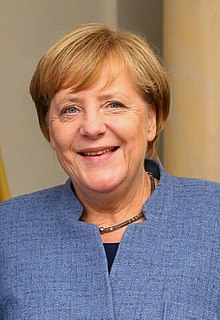
%> input picture octave/imgs/angela_merkel.jpg, 220 x 320 px
$ octave main_img.m   (GNU Octave 9; MATLAB toolbox functions it lacks are replaced by stand-ins)
%> lines starting %> are read from the running program, lines starting %| are printed output that depends on the picture
%> the answer given: imgs/angela_merkel.jpg
### octave/signal_from_image.m
function [signal, gray] = signal_from_image(path)
%> called with path = 'imgs/angela_merkel.jpg'
  printf("Lade Bild..\n");
  rgb_data = imread(path);
%> rgb_data is the input picture: size 320x220x3 uint8; mean R, G, B 146.4, 128, 122.3
  if size(rgb_data) != 3
    error("'%s' enthaelt keine RGB Daten.", path);
  end

  gray_data = rgb2gray(rgb_data);
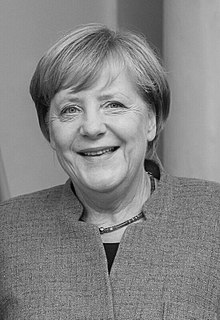
%> gray_data: size 320x220 uint8; min 0, max 253, mean 132.8
  signal = reshape(gray_data, 1, numel(gray_data));
  gray = gray_data;
end

### octave/nlms_mean.m
function [y, e, a] = nlms_mean(x, u, M)
  N = numel(x); %N = Anzahl Werte des Signals
  a = zeros(M,N); %Koeffizientenmatrix a..
  y = zeros(1,N); % ..und Ausgabevektor y mit Nullen initialisieren
  y(1) = x(1); %Erster Wert von x wird uebernommen
  for n = 2:N %Fuer jeden Wert des Signals x...
    if M < n-1
      m = M;
    else       %Solange Anzahl(Werte betrachtet) < M..
      m = n-1; % ..muss M angepasst werden sonst: IndexOutOfBounds
    end

    xd(n) = 0; %Lokaler Mittelwert �x[n]= ..
    for j = 1:m % ..Summe von j=1 bis M von..
      xd(n) += x(n-j); % ..x[n-j]^2..
    end
    xd(n) /= m; % ..mal 1/M

    for j = 1:m %Summe von j=1 bis M..
      % ..zu y[n] den Koeffizienten a_j[n] * x[n-j] addieren..
      y(n) += a(j,n)*(x(n-j)-xd(n)); % ..abzueglich dem lokalen Mittelwert
    end
    y(n) += xd(n); %y[n] = �x[n] + Summe(...)

    e(n) = x(n) - y(n); %Fehler als Differenz aus x[n] und y[n]

    absxn = 0; %||x[n]||^2 = ..
    for j = 1:m % ..Summe von j=1 bis M..
      absxn += (x(n-j)- xd(n)).^2; % ..von (x[n-j] - �x[n])^2
    end
    %Naechste Filterkoeffizienten nachgefuehrt berechnen
    % a_j[n+1] = a_j[n] + u * e[n] * ((x[n-j] - �x[n]) / ||x[n]||^2)
    for j = 1:m
      if absxn == 0 %Division durch 0 vermeiden
        a(j,n+1) = 1;
      else
        a(j,n+1) = a(j,n) + u * e(n) * ((x(n-j) - xd(n)) / absxn);
      end
    end
  end
end

### octave/lms.m
function [y, e, a] = lms(x, u, M)
  N = numel(x); %N = Anzahl Werte des Signals
  a = zeros(M,N); %Koeffizientenmatrix a..
  y = zeros(1,N); % ..und Ausgabevektor y mit Nullen initialisieren
  y(1) = x(1); %Erster Wert von x wird uebernommen
  for n = 2:N %Fuer jeden Wert des Signals x...
    if M < n-1
      m = M;
    else       %Solange Anzahl(Werte betrachtet) < M..
      m = n-1; % ..muss M angepasst werden sonst: IndexOutOfBounds
    end

    for j = 1:m %Summe von j=1 bis M
      y(n) = y(n) + a(j,n)*x(n-j); %zu y[n] den Koeffizienten a_j[n] * x[n-j] addieren
    end

    e(n) = x(n) - y(n); %Berechnung des Fehlers als Differenz aus x[n] und y[n]

    % ||x[n]||^2 = ..
    absxn = 0;
    for j = 1:m % ..Summe von j=1 bis M..
      absxn = absxn + x(n-j).^2; % ..von x[n-j]^2
    end
    %Naechste Filterkoeffizienten nachgefuehrt berechnen
    % a_j[n+1] = a_j[n] + u * e[n] * (x[n-j] / ||x[n]||^2)
    for j = 1:m
      if absxn == 0 %Division durch 0 vermeiden
        a(j,n+1) = 1;
      else
        a(j,n+1) = a(j,n) + u * e(n) * (x(n-j)/absxn);
      end
    end
  end
end

### octave/nlms_predecessor.m
function [y, e, a] = nlms_predecessor(x, u, M)
  N = numel(x);
  a = zeros(M,N);
  y = zeros(1,N);
  for n = 2:N
    if M < n - 2
      m = M;
    else		 #Solange Anzahl(Werte betrachtet) < M ..
      m = n - 2; #.. muss M angepasst werden sonst: IndexOutOfBounds
    end
    y(n) = x(n - 1); # Setze y[n] auf Vorgänger des aktuell betrachteten Signals
    for j = 1:m #Summe von j=1 bis M..
	  # .. zu y[n] den Signalwert x[n-1] abzueglich des relativen Vorängers x[n-j-1]
	  # addieren und mit dem Koeffizienten a[j,n] gewichten
      y(n) += a(j,n) * (x(n - 1) - x(n - j - 1));
    end
    e(n) = x(n) - y(n); #Fehler als Different aus x[n] und y[n]
    absxn = 0; #||x[n]||^2 = ..
    for j = 1:m #.. Summe von j=1 bis M ..
      absxn += (x(n - 1) - x(n - j - 1)).^2;
    end
	#Filterkoeffizienten nachfuehren
	for j = 1:m
		if absxn == 0
			a(j,n+1) = 1;
		else
			a(j,n+1) = a(j,n) + u * e(n) * ((x(n - 1) - x (n - j - 1)) / absxn);
		end
	end
  end
end

### octave/nlms_diff_pre.m
function [y, e, a] = nlms_diff_pre(x, u, M)
  N = numel(x);
  a = zeros(M,N);
  y = zeros(1,N);
  for n = 2:N
    if M < n-2
      m = M;
    else		#Solange Anzahl(Werte betrachtet) < M ..
      m = n-2;	#.. muss M angepasst werden sonst: IndexOutOfBounds
    end
    y(n) = x(n-1); #Setze y[n] auf Vorgänger des aktuell betrachteten Signals
    for j = 1:m #Summe von j=1 bis M..
	  # .. zu y[n] den Signalwert x[n-1] abzueglich des relativen Vorängers x[n-j-1]
	  # addieren und mit dem Koeffizienten a(j,n) gewichten
      y(n) += a(n)*(x(n - 1) - x(n - j - 1));
    end
    e(n) = x(n) - y(n); #Fehler als Different aus x[n] und y[n]
    absxn = 0; #||x[n]||^2 = ..
    for j = 1:m # .. Summe von j=1 bis M ..
	  #Differenzieller Bezug auf Vorgänger durch x[n-j] statt x[n-1]
      absxn += (x(n - j) - x(n - j - 1)).^2;
    end
	#Filterkoeffizienten nachfuehren
	for j = 1:m
		if absxn == 0
			a(j,n + 1) = 1;
		else
			#Differenzieller Bezug auf Vorgänger durch x[n-j] statt x[n-1]
			a(n+1) = a(n) + u * e(n) * ((x(n - j) - x(n - j - 1)) / absxn);
		end
    end
  end
end

### octave/main_img.m
pkg load image;

#Signal aus Bild
[file,img_path] = uigetfile({'*.png'; '*.jpg' }, "Bitte Bilddatei auswaehlen.");
if img_path
  figure('Name', 'Graustufenbild & (N)LMS Filter-Ausgabe')

  [signal, gray] = signal_from_image(strcat(img_path, file));
  subplot(231), subimage(gray), xlabel("Graustufenbild");
  rows = size(gray, 1)
%> rows = 320
  columns = size(gray, 2)
%> columns = 220

  signal = cast(signal, "double");

  u = 0.5;
  M = 1;

  [y, e, w] = nlms_mean(signal, u, M);

  y(y>255) = 255; y(y<0) = 0;
  gen = reshape(y, rows, columns);
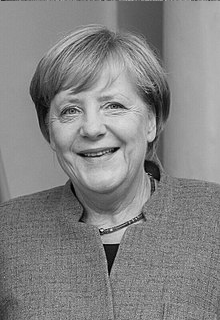
%> gen: size 320x220 double; min 0, max 253, mean 132.8; mean of the top-left, top-right, bottom-left and bottom-right quarters 137.7, 143.7, 118.8, 131.2
  gen = cast(gen, "uint8");
  subplot(232), subimage(gen), xlabel(["NLMS_{MEAN} (u=" num2str(u) ", M=" num2str(M) ")"]);

  [y2, e2, w2] = lms(signal, u, M);
  y2(y2>255) = 255; y2(y2<0) = 0;
  gen2 = reshape(y2, rows, columns);
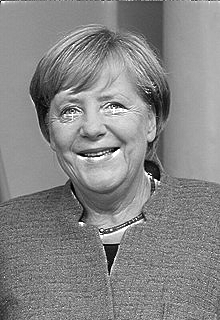
%> gen2: size 320x220 double; min 0, max 255, mean 135.4
  gen2 = cast(gen2, "uint8");
%> gen2: size 320x220 uint8
  subplot(233), subimage(gen2), xlabel(["LMS (u=" num2str(u) ", M=" num2str(M) ")"]);


  [y3, e3, w3] = nlms_predecessor(signal, u, M);

  y3(y3>255) = 255; y3(y3<0) = 0;
  gen3 = reshape(y3, rows, columns);
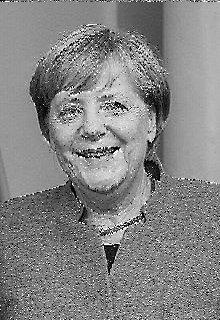
%> gen3: size 320x220 double; min 0, max 255, mean 133
  gen3 = cast(gen, "uint8");
  subplot(235), subimage(gen3), xlabel(["NLMS_{PREDECESSOR} (u=" num2str(u) ", M=" num2str(M) ")"]);

  [y4, e4, w4] = nlms_diff_pre(signal, u, M);

  y4(y4>255) = 255; y4(y4<0) = 0;
  gen4 = reshape(y4, rows, columns);
  gen4 = cast(gen, "uint8");
  subplot(236), subimage(gen4), xlabel(["NLMS_{DIFF-PRE} (u=" num2str(u) ", M=" num2str(M) ")"]);
else
  error("Kein Bild ausgewaehlt.")
end
